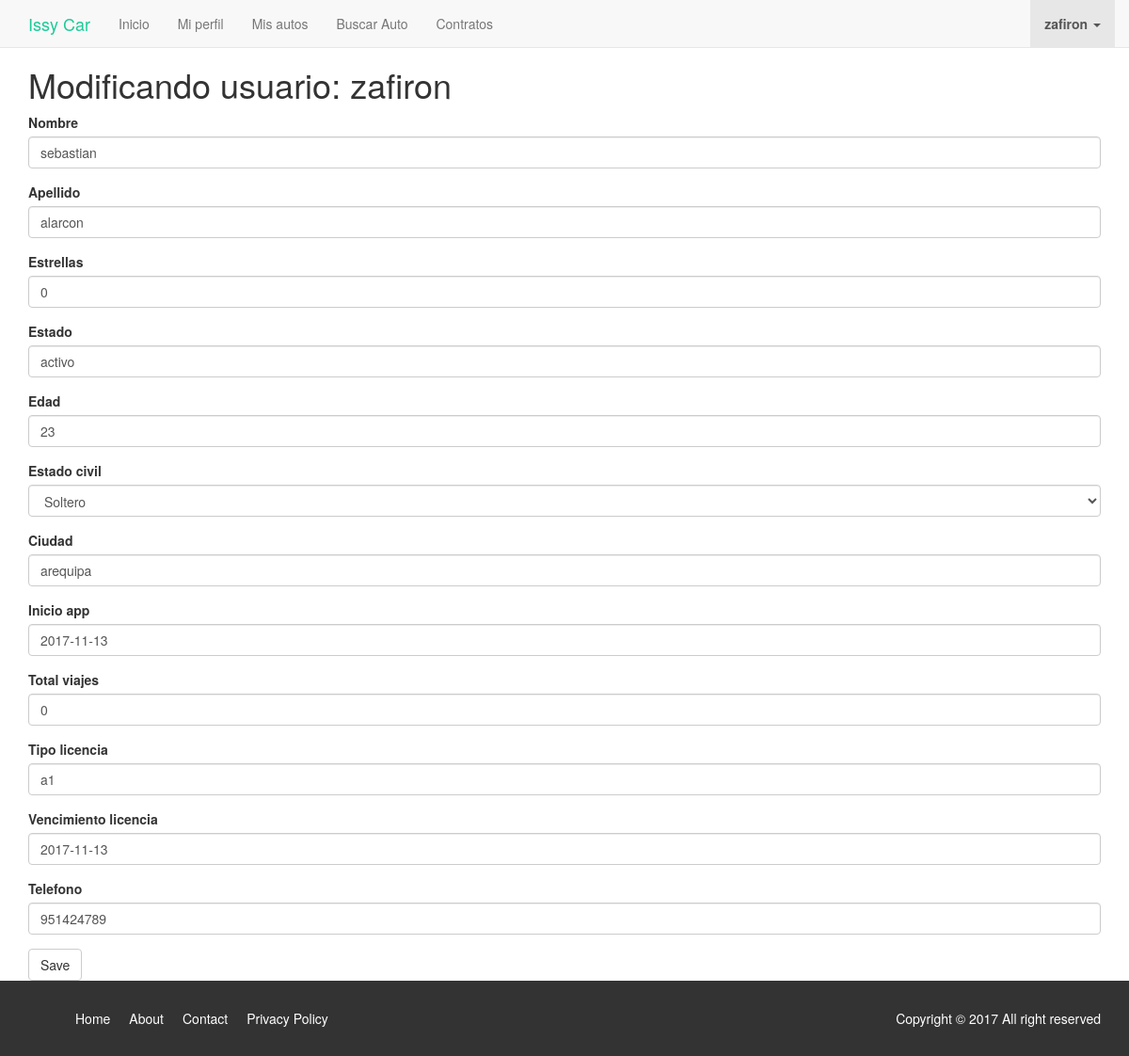
Before: /conductor/perfil/6/edit/ (signed in) with the older database file.
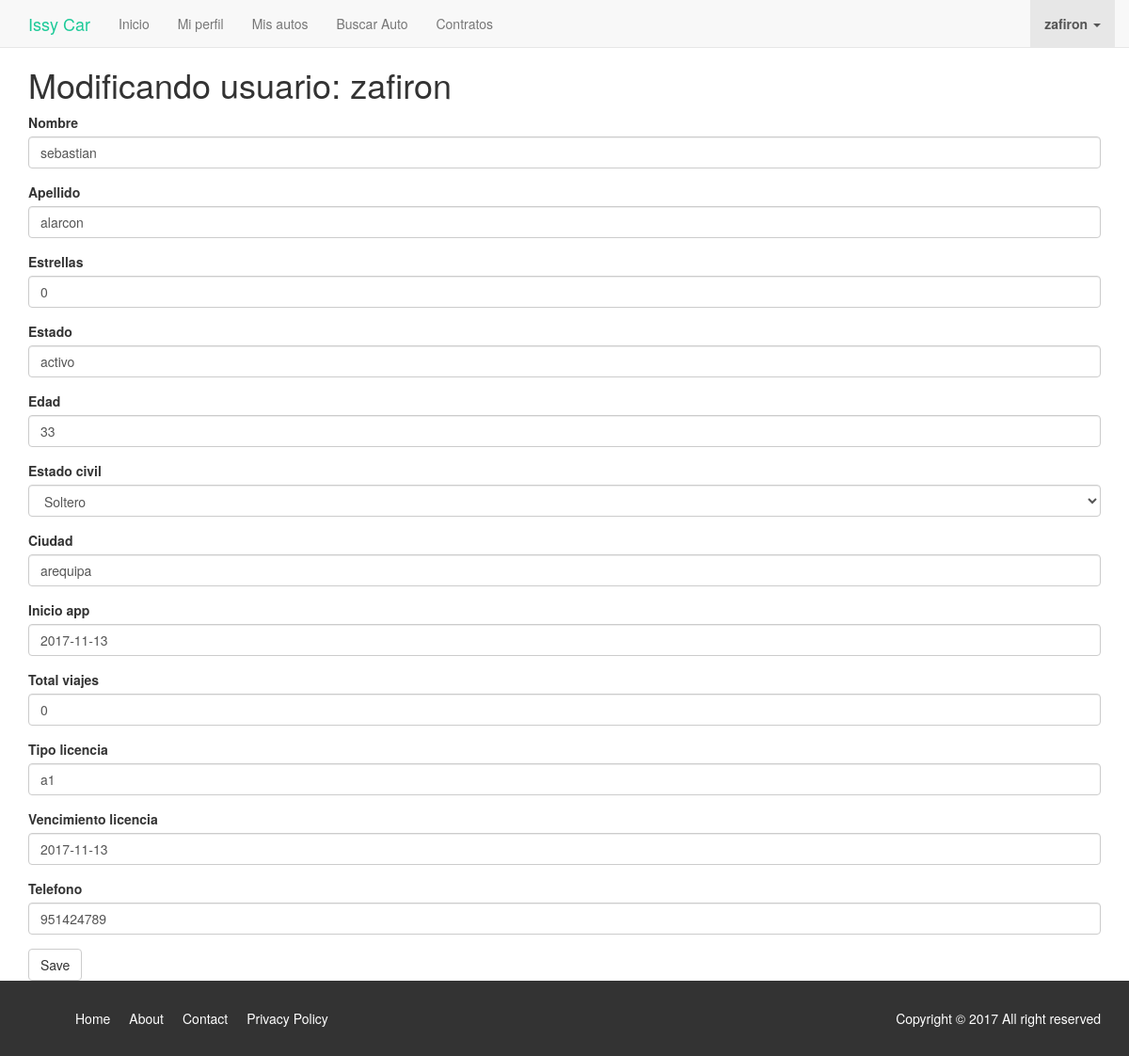
After: the same page with the newer database file.
### conductor/models.py (models this page shows, shortened)
class Conductor(models.Model):
	user = models.OneToOneField("auth.User")
	nombre = models.CharField(max_length=264,blank=False,null=False)
	apellido = models.CharField(max_length=264,blank=False,null=False)
	estrellas = models.IntegerField(default=0,blank=False,null=False)
	estado = models.CharField(max_length=20)
	edad = models.IntegerField(blank=False,null=False)
	estado_civil = models.CharField(max_length = 1, choices = ESTADO_CIVIL, blank = False,
	null = False, default = ESTADO_CIVIL[0][0])
	ciudad = models.CharField(max_length=50,blank=False,null=False)
	inicio_app = models.DateField(default=datetime.date.today,blank=False,null=False)
	total_viajes = models.IntegerField(default=0,blank=False,null=False)
	tipo_licencia = models.CharField(max_length=8,blank=False,null=False)
	vencimiento_licencia = models.DateField(blank=False,null=False)
	telefono = models.IntegerField(blank=False,null=False)

### conductor/views.py (the view)
# urls.py: url(r'^perfil/(?P<pk>\d+)/edit/$',views.ConductorUpdate.as_view(),name="perfil_edit"),
class ConductorUpdate(LoginRequiredMixin,UpdateView):
	form_class = ConductorForm
	model = Conductor
	redirect_field_name = "conductor/conductor_info.html"

### conductor/forms.py
class ConductorForm(forms.ModelForm):
	class Meta():
		model = Conductor
		exclude = ('user',)
		fields ="__all__"

### conductor/templates/conductor/conductor_form.html (shortened to what this page needs)
{% extends "../base.html"%}
{% load bootstrap3 %}
{% block content %}
<div class="container">
	<h1>Modificando usuario: {{user.username}}</h1>
	<form class="post-form" method="POST">
		{% bootstrap_form form %}
		<button type="submit" class="save btn btn-default">Save</button>
	</form>
</div>
{% endblock%}

Changed rows visible on the page:
changed Conductor "sebastian": edad "23" → "33"
